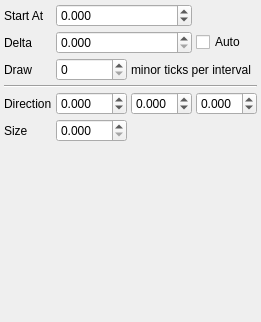
         <widget class="QWidget" name="ZTicksTab">
          <attribute name="title">
           <string>Tick Marks</string>
          </attribute>
          <layout class="QVBoxLayout" name="verticalLayout_9">
           <property name="spacing">
            <number>4</number>
           </property>
           <property name="leftMargin">
            <number>4</number>
           </property>
           <property name="topMargin">
            <number>4</number>
           </property>
           <property name="rightMargin">
            <number>4</number>
           </property>
           <property name="bottomMargin">
            <number>4</number>
           </property>
           <item>
            <layout class="QGridLayout" name="gridLayout_5">
             <item row="2" column="2" colspan="2">
              <widget class="QLabel" name="label_24">
               <property name="text">
                <string>minor ticks per interval</string>
               </property>
              </widget>
             </item>
             <item row="5" column="0">
              <widget class="QLabel" name="label_42">
               <property name="text">
                <string>Size</string>
               </property>
              </widget>
             </item>
             <item row="0" column="1" colspan="2">
              <widget class="QDoubleSpinBox" name="ZTicksStartSpin">
               <property name="sizePolicy">
                <sizepolicy hsizetype="Expanding" vsizetype="Fixed">
                 <horstretch>0</horstretch>
                 <verstretch>0</verstretch>
                </sizepolicy>
               </property>
               <property name="decimals">
                <number>3</number>
               </property>
               <property name="minimum">
                <double>-1000000.000000000000000</double>
               </property>
               <property name="maximum">
                <double>1000000.000000000000000</double>
               </property>
              </widget>
             </item>
             <item row="1" column="1" colspan="2">
              <widget class="QDoubleSpinBox" name="ZTicksDeltaSpin">
               <property name="sizePolicy">
                <sizepolicy hsizetype="Expanding" vsizetype="Fixed">
                 <horstretch>0</horstretch>
                 <verstretch>0</verstretch>
                </sizepolicy>
               </property>
               <property name="decimals">
                <number>3</number>
               </property>
               <property name="minimum">
                <double>0.000000000000000</double>
               </property>
               <property name="maximum">
                <double>1000000.000000000000000</double>
               </property>
              </widget>
             </item>
             <item row="1" column="0">
              <widget class="QLabel" name="label_15">
               <property name="sizePolicy">
                <sizepolicy hsizetype="Minimum" vsizetype="Preferred">
                 <horstretch>0</horstretch>
                 <verstretch>0</verstretch>
                </sizepolicy>
               </property>
               <property name="text">
                <string>Delta</string>
               </property>
              </widget>
             </item>
             <item row="0" column="0">
              <widget class="QLabel" name="label_14">
               <property name="sizePolicy">
                <sizepolicy hsizetype="Minimum" vsizetype="Preferred">
                 <horstretch>0</horstretch>
                 <verstretch>0</verstretch>
                </sizepolicy>
               </property>
               <property name="text">
                <string>Start At</string>
               </property>
              </widget>
             </item>
             <item row="4" column="2">
              <widget class="QDoubleSpinBox" name="ZTickDirectionYSpin">
               <property name="sizePolicy">
                <sizepolicy hsizetype="Expanding" vsizetype="Fixed">
                 <horstretch>0</horstretch>
                 <verstretch>0</verstretch>
                </sizepolicy>
               </property>
               <property name="decimals">
                <number>3</number>
               </property>
               <property name="minimum">
                <double>-1.000000000000000</double>
               </property>
               <property name="maximum">
                <double>1.000000000000000</double>
               </property>
               <property name="singleStep">
                <double>0.100000000000000</double>
               </property>
              </widget>
             </item>
             <item row="2" column="0">
              <widget class="QLabel" name="label_23">
               <property name="text">
                <string>Draw</string>
               </property>
              </widget>
             </item>
             <item row="4" column="1">
              <widget class="QDoubleSpinBox" name="ZTickDirectionXSpin">
               <property name="sizePolicy">
                <sizepolicy hsizetype="Expanding" vsizetype="Fixed">
                 <horstretch>0</horstretch>
                 <verstretch>0</verstretch>
                </sizepolicy>
               </property>
               <property name="decimals">
                <number>3</number>
               </property>
               <property name="minimum">
                <double>-1.000000000000000</double>
               </property>
               <property name="maximum">
                <double>1.000000000000000</double>
               </property>
               <property name="singleStep">
                <double>0.100000000000000</double>
               </property>
              </widget>
             </item>
             <item row="4" column="0">
              <widget class="QLabel" name="label_33">
               <property name="text">
                <string>Direction</string>
               </property>
              </widget>
             </item>
             <item row="4" column="3">
              <widget class="QDoubleSpinBox" name="ZTickDirectionZSpin">
               <property name="sizePolicy">
                <sizepolicy hsizetype="Expanding" vsizetype="Fixed">
                 <horstretch>0</horstretch>
                 <verstretch>0</verstretch>
                </sizepolicy>
               </property>
               <property name="decimals">
                <number>3</number>
               </property>
               <property name="minimum">
                <double>-1.000000000000000</double>
               </property>
               <property name="maximum">
                <double>1.000000000000000</double>
               </property>
               <property name="singleStep">
                <double>0.100000000000000</double>
               </property>
              </widget>
             </item>
             <item row="5" column="1">
              <widget class="QDoubleSpinBox" name="ZTickSizeSpin">
               <property name="sizePolicy">
                <sizepolicy hsizetype="Expanding" vsizetype="Fixed">
                 <horstretch>0</horstretch>
                 <verstretch>0</verstretch>
                </sizepolicy>
               </property>
               <property name="decimals">
                <number>3</number>
               </property>
               <property name="minimum">
                <double>0.000000000000000</double>
               </property>
               <property name="maximum">
                <double>100.000000000000000</double>
               </property>
               <property name="singleStep">
                <double>0.100000000000000</double>
               </property>
              </widget>
             </item>
             <item row="1" column="3">
              <widget class="QCheckBox" name="ZAutoTicksCheck">
               <property name="text">
                <string>Auto</string>
               </property>
              </widget>
             </item>
             <item row="2" column="1">
              <widget class="QSpinBox" name="ZMinorTicksSpin"/>
             </item>
             <item row="3" column="0" colspan="4">
              <widget class="Line" name="line_3">
               <property name="orientation">
                <enum>Qt::Horizontal</enum>
               </property>
              </widget>
             </item>
            </layout>
           </item>
           <item>
            <spacer name="verticalSpacer_4">
             <property name="orientation">
              <enum>Qt::Vertical</enum>
             </property>
             <property name="sizeHint" stdset="0">
              <size>
               <width>20</width>
               <height>176</height>
              </size>
             </property>
            </spacer>
           </item>
          </layout>
         </widget>
